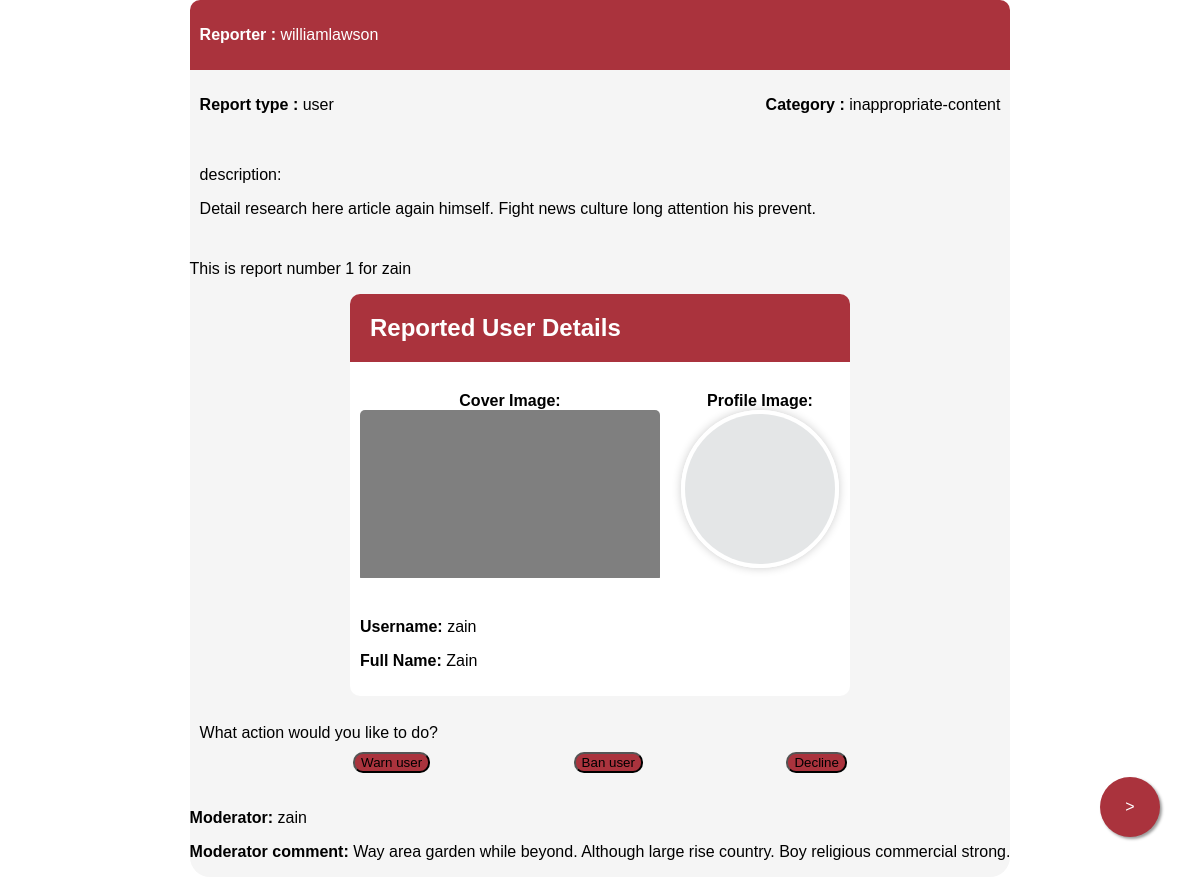
The page /report/2 (signed in) on the database its author committed.
### report/models.py (models this page shows, shortened)
class Report(models.Model):
    reporter = models.ForeignKey(CustomUser, on_delete=models.CASCADE, related_name='reporter')
    type = models.CharField(max_length=25, choices=TYPE)
    category = models.CharField(max_length=25, choices=CATEGORY)
    reported_user = models.ForeignKey(CustomUser, on_delete=models.CASCADE, related_name='reported_user')
    description = models.TextField(null=True, blank=True)
    status = models.CharField(max_length=25, choices=STATUS, default='pending')
    reported_post = models.ForeignKey(Post, on_delete=models.SET_NULL, related_name='reported_post', null=True, blank=True)
    reported_chat = models.ForeignKey(Chat, on_delete=models.PROTECT, related_name='reported_chat', null=True, blank=True)
    moderator = models.ForeignKey(CustomUser, on_delete=models.CASCADE, related_name='moderator', null=True, blank=True)
    moderator_comment = models.TextField(null=True, blank=True)
    created_at = models.DateTimeField(auto_now_add=True)
    updated_at = models.DateTimeField(auto_now=True)

### accounts/models.py (models this page shows, shortened)
class CustomUser(AbstractUser):
    email = models.EmailField(blank=False, null=False, unique=True)
    profile_image = models.ImageField(default='profile_images/default.png', upload_to='profile_images/', blank=True, null=True)
    birth_date = models.DateField(blank=True, null=True)
    phone_number = PhoneNumberField(blank=True, null=True)
    gender = models.CharField(blank=True, null=True, max_length=1, choices=GENDER_CHOICES)
    role = models.CharField(max_length=25, choices=ROLE, default='regular-user')
    is_online = models.BooleanField(default=False)
    last_online = models.DateTimeField(blank=True, null=True)
    is_banned = models.BooleanField(default=False)

### main/models.py (models this page shows, shortened)
class Profile(models.Model):
    user = models.OneToOneField(settings.AUTH_USER_MODEL, on_delete=models.CASCADE, related_name='profile')
    cover_image = models.ImageField(default='cover_images/default.jpg', upload_to='cover_images/', blank=True, null=True)
    bio = models.TextField(blank=True, null=True)
    created_at = models.DateTimeField(auto_now_add=True)
    updated_at = models.DateTimeField(auto_now=True)

### report/views.py (the view)
# urls.py: path('<int:pk>', views.ReportDetail.as_view(), name='report-detail'),
class ReportDetail(LoginRequiredMixin, PermissionRequiredMixin, generic.DetailView):
    model = Report
    template_name = 'report/detail_base.html'
    permission_required = 'report.view_report'
    def get_context_data(self, **kwargs):
        context = super().get_context_data(**kwargs)
        report = context['object']
        context['report_form'] = ReportUpdateForm(instance=context['object'])
        context['warn_form'] = WarnForm()
        if report.reported_post:
            context['post'] = report.reported_post
        if report.reported_chat:
            chat = report.reported_chat
            messages = Message.objects.filter(chat=chat)[:10]
            context['chat'] = chat
            context['messages'] = messages
        reported_user = context['object'].reported_user
        report_count = Report.objects.filter(reported_user=reported_user).count()
        context['report_count'] = report_count
        return context

### report/templates/report/detail_base.html (shortened to what this page needs)
{% extends 'report_base.html' %}
{% block content %}
<div class="report-design" >
{% if report %}
  <div class="header">
    <p><b>Reporter : </b> {{ report.reporter.username }}</p>
  </div>
  <div class="subheader">
    <p><b>Report type : </b> {{report.type}}</p>
    <p><b>Category : </b> {{ report.category }}</p>
  </div>
  <div class="description">
    {% if report.description %}
    <p>description:</p>
    <p>{{ report.description }}</p>
    {% endif %}
  </div>
  <p>This is report number {{ report_count }} for {{report.reported_user.username}}</p>
<div class="report-container">
  {% if report.type == 'user' %}
    <div class="report-details">
      <div class="report-header">
          <h2 style="display: flex; background-color: #aa333d; padding: 20px; margin: 0%;
          border-top-left-radius: 10px;
          border-top-right-radius: 10px;
          color: white;
          ">Reported User Details</h2>
      </div>
      <div style="padding: 10px;" class="user-images">
        <div class="image-container">
            <b>Cover Image:</b>
            <div class="image-frame">
                <img src="{{ report.reported_user.profile.cover_image.url }}" alt="Reported User CoverImage">
            </div>
        </div>
        <div class="image-container">
            <b>Profile Image:</b>
            <div class="image-frame profile-image-frame">
                <img src="{{ report.reported_user.profile_image.url }}" alt="Reported User Profile Image">
            </div>
        </div>
      </div>
      <div class="user-info" style="padding: 10px;">
        <p><b>Username:</b> {{ report.reported_user.username }}</p>
        <p><b>Full Name:</b> {{ report.reported_user.first_name }} {{ report.reported_user.last_name }}</p>
      </div>
    </div>
  {% endif %}
  </div>
  <br />
  <div class="action">
    What action would you like to do?<br />
    <div class="action-div">
      <div>
        <button onclick="toggleForm()">Warn user</button>
      </div>
      {% if user.role == 'admin' %}
        <div>
          <form action="{% url 'report:ban' report.reported_user.id %}" method="get">
            <button type="submit">Ban user</button><br />
          </form>
        </div>
      {% endif %}
      <div>
        <form action="{% url 'report:decline' report.id %}" method="get">
          <button type="submit">Decline</button><br />
        </form>
      </div>
    </div>
</div>
{% if user.role == 'admin' %}
  <div>
    <p><b>Moderator:</b> {{report.moderator.username}}</p>
    <p><b>Moderator comment:</b> {{report.moderator_comment}}</p>
  </div>
{% endif %}
{% else %}
  <p>Not Found! 404.</p>
{% endif %}
{% endblock %}

### report/templates/report/detail_base.html (style rules this page uses)
body { font-family: Arial, sans-serif; margin: 0; padding: 0; display: flex; justify-content: center; align-items: center; }
.report-design { flex-direction: column; display: flex; justify-self: center; align-self: center; border-radius: 20px; background-color: whitesmoke; height:100%; }
.header { display: flex; justify-content: left; background-color: #aa333d; border-top-left-radius: 10px; border-top-right-radius: 10px; padding: 10px; color: white; }
.subheader { display: flex; justify-content: space-between; padding: 10px; }
.description { padding: 10px; }
.action { padding: 10px; display: flex; flex-direction: column; }
.action-div { padding: 10px; display: flex; justify-content: space-evenly; }
button { border-radius: 10px; background-color: #aa333d; }
.report-container { background-color: white; display: flex; align-self: center; flex-direction: column; width: 500px; border-radius: 10px; }
.user-images { display: flex; gap: 20px; margin-top: 20px; }
.image-container { flex: 1; display: flex; flex-direction: column; align-items: center; }
.image-frame { width: 100%; max-width: 600px; border-radius: 5px; overflow: hidden; }
.profile-image-frame { width: 150px; height: 150px; border-radius: 50%; overflow: hidden; border: 4px solid #fff; box-shadow: 0 0 10px rgba(0, 0, 0, 0.2); }

### rows shown on the page
Report: reporter.username "williamlawson", type "user", category "inappropriate-content", description "Detail research here article again himself. Fight news culture long attention his prevent.", reported_user.username "zain", reported_user.profile.cover_image (placeholder picture), reported_user.profile_image (placeholder picture), reported_user.first_name "Zain", moderator.username "zain", moderator_comment "Way area garden while beyond. Although large rise country. Boy religious commercial strong."

### other values the page prints
{{ report_count }} "1"
